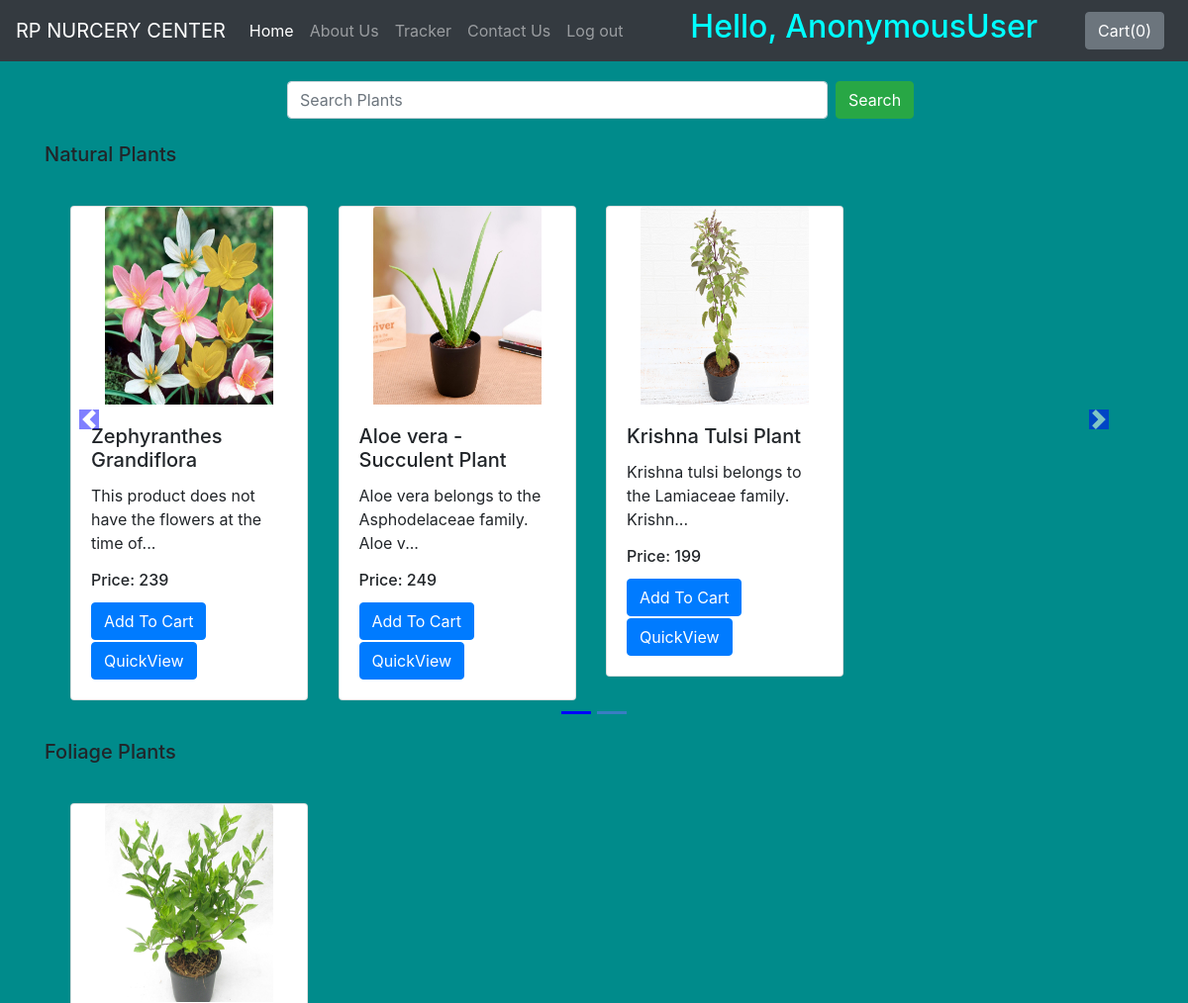
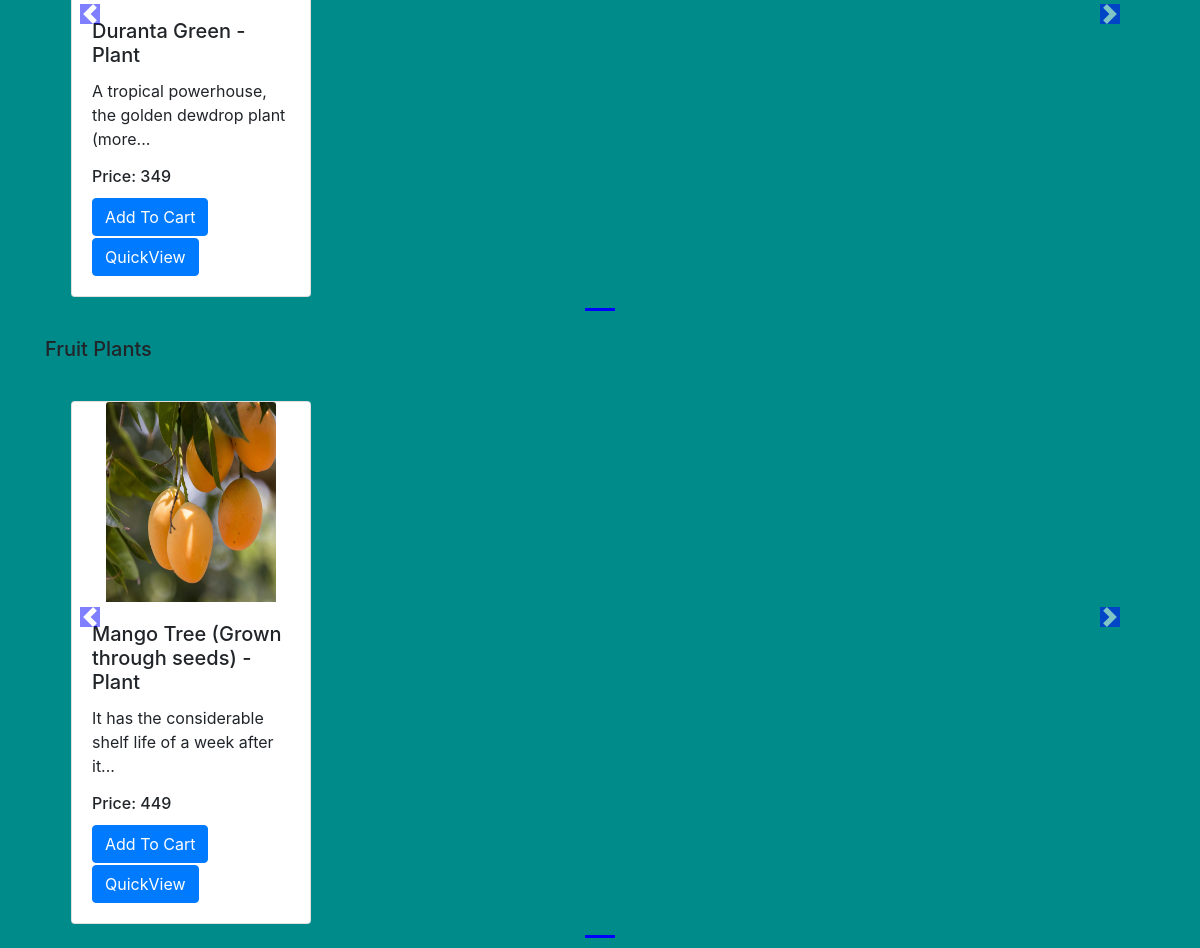
The app's page /shop/ with its own data (2 pictures, top to bottom).
### shop/models.py (models this page shows, shortened)
class Product(models.Model):
    product_id = models.AutoField
    product_name = models.CharField(max_length=50)
    category = models.CharField(max_length=50, default="")
    price = models.IntegerField(default=0)
    desc = models.CharField(max_length=300)
    pub_date = models.DateField()
    image = models.ImageField(upload_to='shop/images', default="")

### shop/views.py (the view)
# urls.py: path('', views.index)
def index(request):
    allProds = []
    catprods = Product.objects.values('category', 'id')
    cats = {item['category'] for item in catprods}
    for cat in cats:
        prod = Product.objects.filter(category=cat)
        n = len(prod)
        nSlides = n // 4 + ceil((n / 4) - (n // 4))
        allProds.append([prod, range(1, nSlides), nSlides])
    params = {'allProds':allProds}
    return render(request, 'shop/index.html', params)

### shop/templates/shop/index.html (shortened to what this page needs)
{% extends 'shop/basic.html' %}
{% block body %}<div style="margin-left: 290px;padding-top: 20px;">
<form method='get' action='/shop/search/' class="form-inline my-2 my-lg-0">
      <input class="form-control mr-sm-2" type="search" placeholder="Search Plants" aria-label="Search" name="search" id="search" style="width: 60%;">
      <button class="btn btn-success my-2 my-sm-0" type="submit">Search</button>
    </form>
    </div>
{% load static %}
<div class="container">
    {% for product, range, nSlides in allProds %}
    <h5 class="my-4">{{product.0.category}} </h5>
    <div class="row">
        <div id="demo{{forloop.counter}}" class="col carousel slide my-3" data-ride="carousel">
            <ul class="carousel-indicators">
                <li data-target="#demo{{forloop.counter}}" data-slide-to="0" class="active"></li>
                {% for i in range %}
                <li data-target="#demo{{forloop.parentloop.counter}}" data-slide-to="{{i}}"></li>
                {% endfor %}
            </ul>
            <div class="container carousel-inner no-padding">
                <div class="carousel-item active">
                    {% for i in product %}
                    <div class="col-xs-3 col-sm-3 col-md-3">
                        <div class="card align-items-center" style="height:fit-content;width:fit-content;">
                            <img src='/media/{{i.image}}' class="card-img-top" alt="...">
                            <div class="card-body">
                                <h5 class="card-title" id="namepr{{i.id}}">{{i.product_name}}</h5>
                                <p class="card-text">{{i.desc|slice:"0:53"}}...</p>
                                <h6 class="card-title" >Price: <span id="pricepr{{i.id}}">{{i.price}}</span></h6>
                                <span id="divpr{{i.id}}" class="divpr">
                                    <button id="pr{{i.id}}" class="btn btn-primary cart">Add To Cart</button>
                                </span>
                                <a href="/shop/products/{{i.id}}"><button id="qv{{i.id}}" class="btn btn-primary cart" style="margin-top: 2px;">QuickView</button></a>
                            </div>
                        </div>
                    </div>
                    {% if forloop.counter|divisibleby:3 and forloop.counter > 0 and not forloop.last %}
                </div>
                <div class="carousel-item">
                    {% endif %}
                    {% endfor %}
                </div>
            </div>
        </div>
        <a class="carousel-control-prev" href="#demo{{forloop.counter}}" data-slide="prev">
            <span class="carousel-control-prev-icon"></span>
        </a>
        <a class="carousel-control-next" href="#demo{{forloop.counter}}" data-slide="next">
            <span class="carousel-control-next-icon"></span>
        </a>
    </div>
    {% endfor %}
</div>
{% endblock %}

### shop/templates/shop/basic.html (shortened to what this page needs)
<!doctype html>
<html lang="en">
  <head>
    <link rel="stylesheet" href="https://stackpath.bootstrapcdn.com/bootstrap/4.2.1/css/bootstrap.min.css">
  </head>
  <body style="background-color: darkcyan;">
    <nav class="navbar navbar-expand-lg navbar-dark bg-dark fixed-nav-bar">
  <a class="navbar-brand" href="/shop">RP NURCERY CENTER</a>
  <div class="collapse navbar-collapse" id="navbarSupportedContent">
    <ul class="navbar-nav mr-auto">
      <li class="nav-item active">
        <a class="nav-link" href="/shop">Home <span class="sr-only">(current)</span></a>
      </li>
      <li class="nav-item">
        <a class="nav-link" href="/shop/about">About Us</a>
      </li>
      <li class="nav-item">
        <a class="nav-link" href="/shop/tracker">Tracker</a>
      </li>
       <li class="nav-item">
        <a class="nav-link" href="/shop/contact">Contact Us</a>
      </li>
      <li class="nav-item">
        <a class="nav-link" href="/shop/logout">Log out</a>
      </li>
    </ul>
    <h2 style="color: aqua;margin-right: 40px;">Hello,<span id="username"> {{request.user}}</span></h2>
    <button type="button" class="btn btn-secondary mx-2" id="popcart" data-container="body" data-toggle="popover" data-placement="bottom" data-html="true" data-content="Vivamus
sagittis lacus vel augue laoreet rutrum faucibus.">
  Cart(<span id="cart">0</span>)
</button>
  </div>
</nav>
  {% block body %} {% endblock %}
  </body>
</html>

### records on screen
Product: category "Natural Plants", image (picture), product_name "Zephyranthes Grandiflora", desc "This product does not have the flowers at the time of", price "239"
Product: image (picture), product_name "Aloe vera - Succulent Plant", desc "Aloe vera belongs to the Asphodelaceae family. Aloe v", price "249"
Product: image (picture), product_name "Krishna Tulsi Plant", desc "Krishna tulsi belongs to the Lamiaceae family. Krishn", price "199"
Product: category "Foliage Plants", image (picture), product_name "Duranta Green - Plant", desc "A tropical powerhouse, the golden dewdrop plant (more", price "349"
Product: category "Fruit Plants", image (picture), product_name "Mango Tree (Grown through seeds) - Plant", desc "It has the considerable shelf life of a week after it", price "449"

### other values on screen
{{ request.user }} "AnonymousUser"
